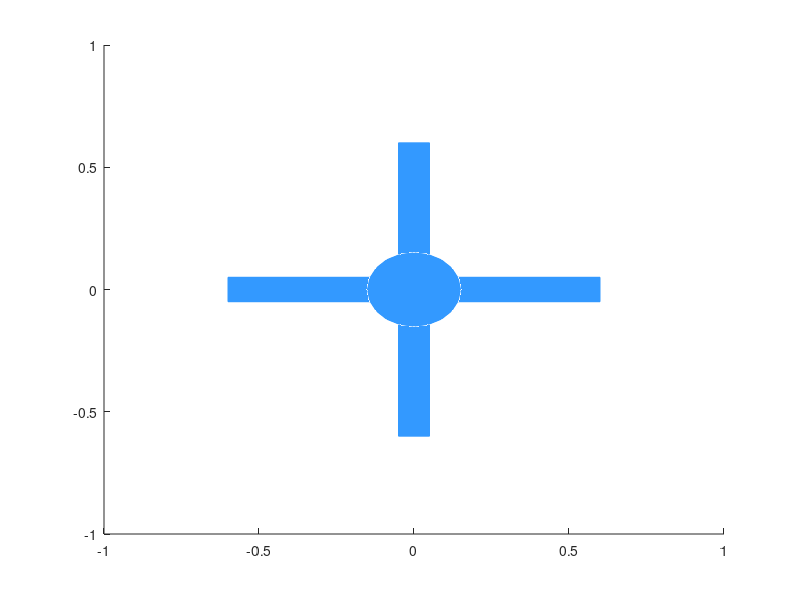

This figure's MATLAB source: (Note: this script raises an error after producing the figure.)
hFig = figure(1);
hold on
set(hFig, 'Position', [500 50 800 800])
[x,y,z]=sphere;
s = hgtransform;
mesh(0.15*x,0.15*y,0.15*z,'FaceColor',[0.2 0.6 1],'EdgeColor',[0.2 0.6 1],'Parent',s);
x = [-0.6,0.6,0.6,-0.6;-0.05,0.05,0.05,-0.05];
y = [-0.05,-0.05,0.05,0.05;-0.6,-0.6,0.6,0.6];
z = [0 0 0 0;0 0 0 0];
patch('XData',x','YData',y','ZData',z','FaceColor',[0.2 0.6 1],'EdgeColor',[0.2 0.6 1],'Parent',s);
th = 0:pi/50:2*pi;
x = [0.1*cos(th)+0.6;0.1*cos(th)-0.6;0.1*cos(th);0.1*cos(th)];
y = [0.1*sin(th)+0;0.1*sin(th)+0;0.1*sin(th)-0.6;0.1*sin(th)+0.6];
z = [0*x;0*x;0*x;0*x];
patch('XData',x','YData',y','ZData',z','FaceColor','None','LineWidth',3,'LineStyle','-','Parent',s);
a1 = animatedline('Color','red');
scatter3([5 0 2],[2 5 -1],[2 4 6],'red*')
axis equal
grid on
box on
view(-201,28)
xlim([-1 6])
ylim([-2 6])
zlim([-1 7])
legend('traveled path','target points','location','north')
for j=1:10:length(res.x.data)
  s.Matrix = makehgtform('translate',[res.x.data(j),res.y.data(j),res.z.data(j)])*...
  makehgtform('xrotate',res.theta.data(j))*...
  makehgtform('yrotate',res.phi.data(j))*...
  makehgtform('xrotate',res.psi.data(j));
  addpoints(a1,res.x.data(j),res.y.data(j),res.z.data(j));
  drawnow
end
